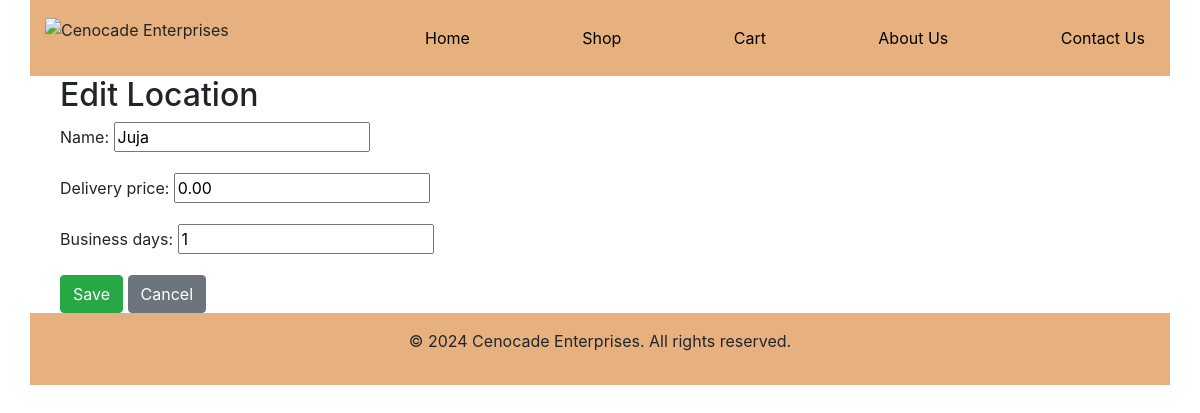
Screenshot of /locations/1/edit/ (signed in) with the database file from the repository.
### shop/models.py (models this page shows, shortened)
class Location(models.Model):
    name = models.CharField(max_length=100)
    delivery_price = models.DecimalField(max_digits=10, decimal_places=2)
    business_days = models.PositiveIntegerField(default=1)  # New field for processing time

### shop/views.py (the view)
# urls.py: path('locations/<int:location_id>/edit/', views.location_update, name='location_update'),
@login_required
def location_update(request, location_id):
    location = get_object_or_404(Location, id=location_id)
    if request.method == 'POST':
        form = LocationForm(request.POST, instance=location)
        if form.is_valid():
            form.save()
            return redirect('location_list')
    else:
        form = LocationForm(instance=location)
    return render(request, 'location_form.html', {'form': form})

### shop/forms.py
class LocationForm(forms.ModelForm):
    class Meta:
        model = Location
        fields = ['name', 'delivery_price', 'business_days']

### shop/templates/location_form.html (shortened to what this page needs)
{% extends 'base.html' %}
{% block content %}
<div class="container">
    <h2>{{ form.instance.pk|yesno:"Edit Location,Add New Location" }}</h2>
    <form method="POST">
        {{ form.as_p }}
        <button type="submit" class="btn btn-success">Save</button>
        <a href="{% url 'location_list' %}" class="btn btn-secondary">Cancel</a>
    </form>
</div>
{% endblock %}

### rows the page displays
Location: instance.pk "Edit Location", name "Juja", delivery_price "0.00", business_days "1"
